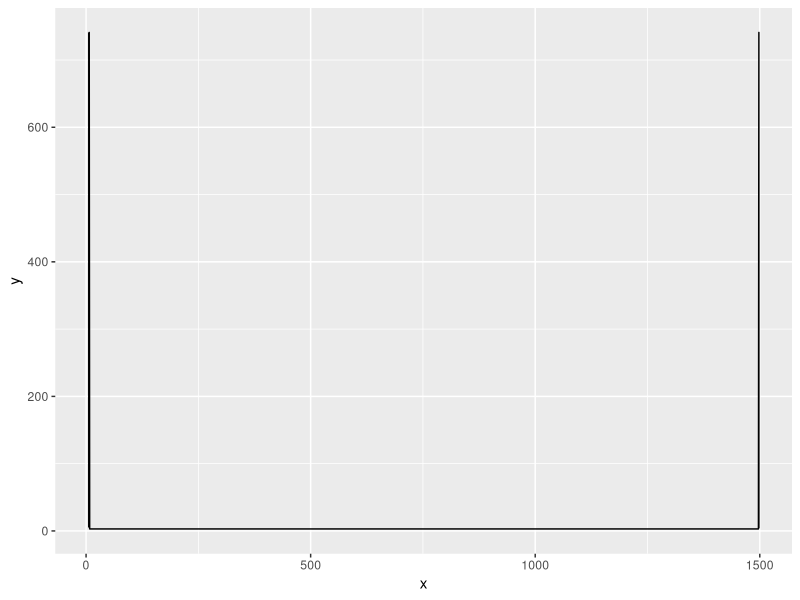
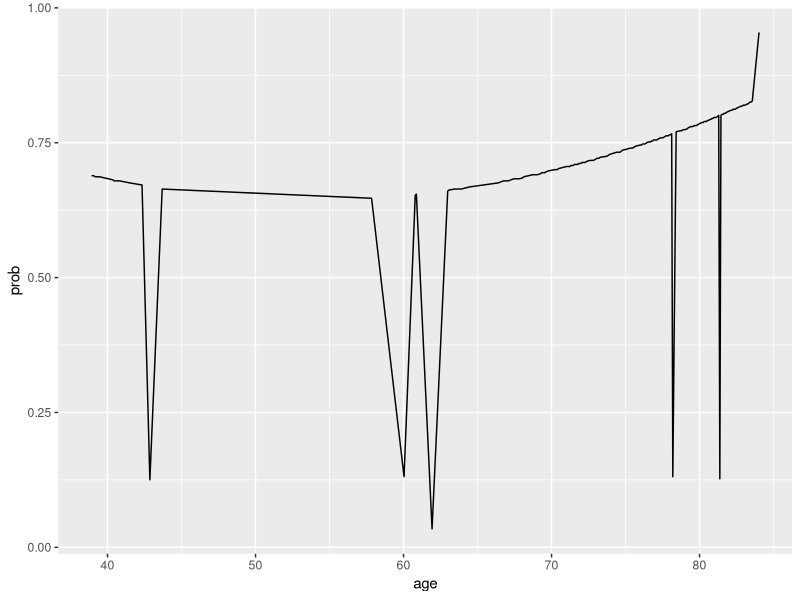
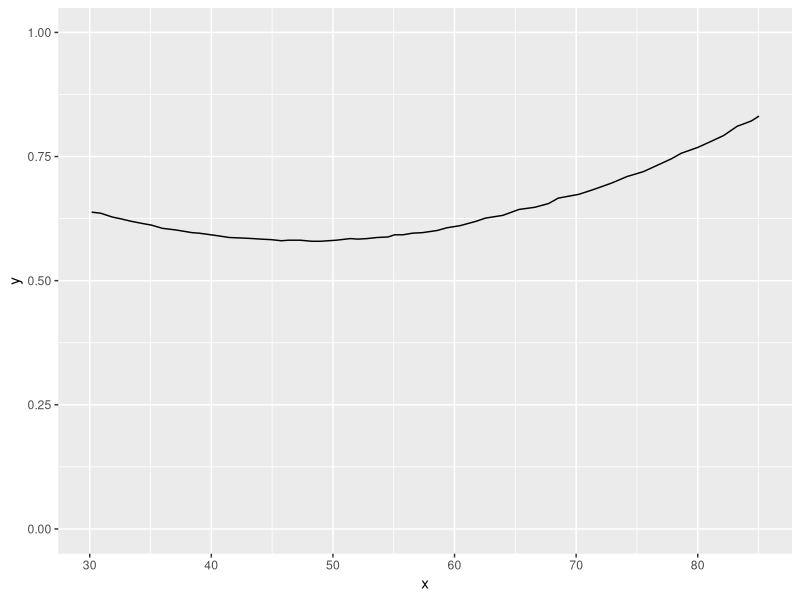
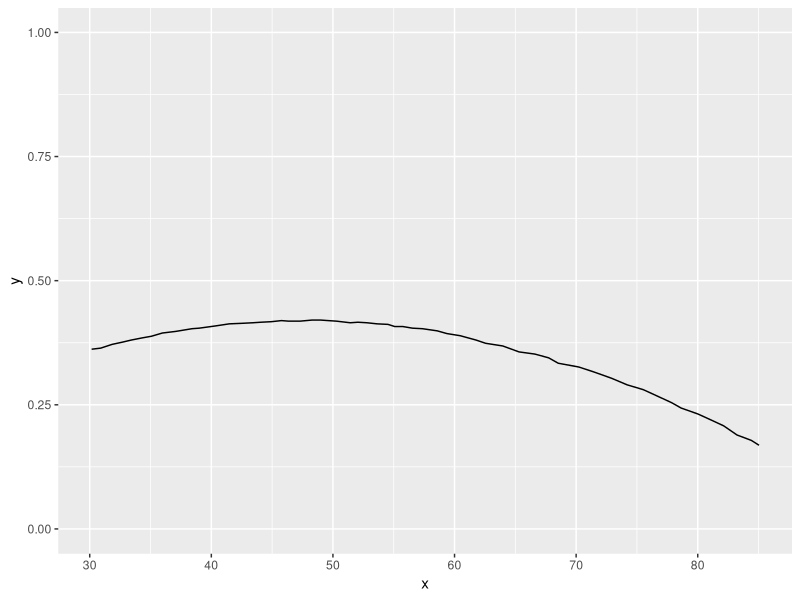
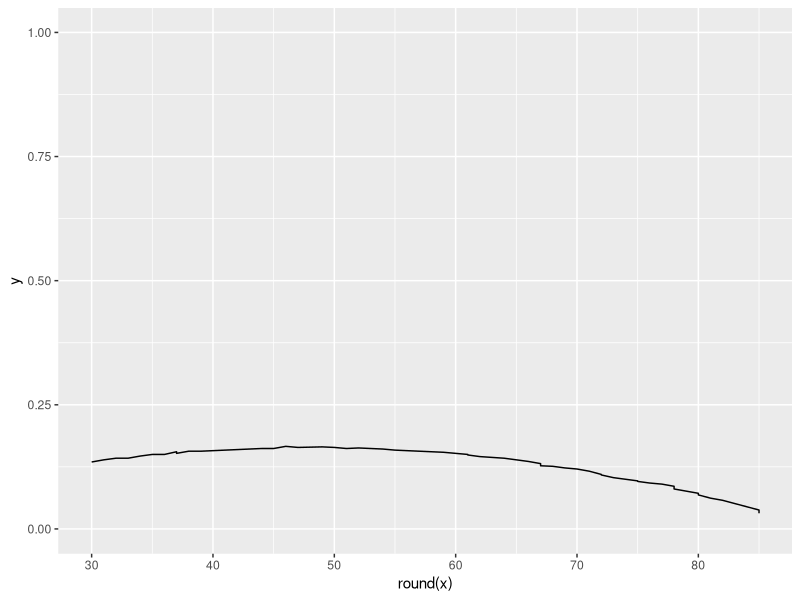

Source code (R) for these figures, in order: (Note: this script raises an error after producing the figures.)
require(tidyverse)
tibble::tribble(
  ~x,    ~y,  
  8L,    3L,  
  6L,    5L,  
  6L,    740L,
  7L,    741L,
  1498L, 741L,
  1498L, 4L,  
  1497L, 3L
) |> 
  ggplot2::ggplot(
    aes(
      x = x, 
      y = y
    )
  ) +
  geom_line()

test_age_df <- 
  tibble::tribble(
    ~index, ~age,               ~grey,                ~orange,             ~blue,              
    118L,   38.92709766162311,  0.6869070208728653,   0.3111954459203036,  0.6888045540796964, 
    120L,   39.078404401650616, 0.6869070208728653,   0.3092979127134725,  0.6888045540796964, 
    121L,   39.15405777166438,  0.12333965844402277,  0.3111954459203036,  0.6869070208728653, 
    125L,   39.45667125,        0.6850094876660342,   0.681214421,         0.6869070208728653, 
    137L,   40.36451169188446,  0.6793168880455408,   0.31309297912713474, 0.681214421,        
    138L,   40.44016506189821,  0.20872865275142316,  0.31499051233396586, 0.6793168880455408, 
    143L,   40.81843191196699,  0.6774193548387096,   0.6736242884250474,  0.6793168880455408, 
    152L,   41.49931224209078,  0.6736242884250474,   0.6698292220113852,  0.6755218216318786, 
    163L,   42.33149931224209,  0.6698292220113852,   0.6660341555977229,  0.6717267552182163, 
    170L,   42.86107290233838,  0.14990512333965844,  0.6641366223908919,  0.1252371916508539, 
    181L,   43.693259972489685, 0.3187855787476281,   0.6622390891840607,  0.6641366223908919, 
    368L,   57.84044017,        0.6470588235294118,   0.32827324478178366, 0.6470588235294118, 
    397L,   60.034387895460796, 0.13282732447817835,  0.6489563567362429,  0.13092979127134724,
    407L,   60.79092159559835,  0.12144212523719165,  0.32637571157495254, 0.6527514231499051, 
    408L,   60.86657497,        0.6527514231499051,   0.32447817836812143, 0.6546489563567363, 
    422L,   61.92572214580468,  0.20872865275142316,  0.6546489563567363,  0.034155598,        
    436L,   62.98486932599725,  0.051233396584440226, 0.3225806451612903,  0.6603415559772297, 
    437L,   63.060522696011006, 0.6603415559772297,   0.3206831119544592,  0.6622390891840607, 
    442L,   63.43878954607978,  0.6622390891840607,   0.6584440227703985,  0.6641366223908919, 
    448L,   63.89270976616231,  0.15180265654648956,  0.6622390891840607,  0.6641366223908919, 
    455L,   64.42228335625859,  0.20683111954459202,  0.6622390891840607,  0.6679316888045541, 
    481L,   66.38927097661623,  0.3092979127134725,   0.6736242884250474,  0.6755218216318786, 
    486L,   66.76753782668501,  0.6774193548387096,   0.3111954459203036,  0.6793168880455408, 
    490L,   67.07015130674003,  0.20872865275142316,  0.6774193548387096,  0.6793168880455408, 
    495L,   67.44841816,        0.681214421,          0.3111954459203036,  0.683111954,        
    500L,   67.82668500687758,  0.20683111954459202,  0.681214421,         0.683111954,        
    503L,   68.05364511691884,  0.14041745730550284,  0.30740037950664134, 0.6850094876660342, 
    504L,   68.12929849,        0.6850094876660342,   0.681214421,         0.6869070208728653, 
    512L,   68.73452544704264,  0.6888045540796964,   0.30740037950664134, 0.6907020872865275, 
    516L,   69.03713892709766,  0.15180265654648956,  0.6888045540796964,  0.6907020872865275, 
    519L,   69.26409903713892,  0.6907020872865275,   0.3036053130929791,  0.6925996204933587, 
    520L,   69.33975240715269,  0.6925996204933587,   0.6888045540796964,  0.6944971537001897, 
    523L,   69.56671251719395,  0.2998102466793169,   0.6907020872865275,  0.6944971537001897, 
    524L,   69.64236589,        0.6944971537001897,   0.6925996204933587,  0.6963946869070209, 
    527L,   69.86932599724898,  0.6963946869070209,   0.3036053130929791,  0.69829222,         
    532L,   70.24759284731775,  0.69829222,           0.6963946869070209,  0.7001897533206831, 
    534L,   70.39889958734526,  0.69829222,           0.2998102466793169,  0.7001897533206831, 
    535L,   70.47455295735901,  0.7001897533206831,   0.6963946869070209,  0.7020872865275142, 
    542L,   71.00412655,        0.7039848197343453,   0.7001897533206831,  0.7058823529411765, 
    545L,   71.23108665749656,  0.20683111954459202,  0.7020872865275142,  0.7058823529411765, 
    546L,   71.30674002751032,  0.7058823529411765,   0.7039848197343453,  0.7077798861480076, 
    548L,   71.45804676753784,  0.7058823529411765,   0.29601518026565465, 0.7077798861480076, 
    549L,   71.53370013755159,  0.7077798861480076,   0.7039848197343453,  0.7096774193548387, 
    552L,   71.76066024759285,  0.2922201138519924,   0.7058823529411765,  0.7096774193548387, 
    553L,   71.83631362,        0.7096774193548387,   0.7077798861480076,  0.7115749525616698, 
    555L,   71.98762035763411,  0.7096774193548387,   0.29601518026565465, 0.7115749525616698, 
    556L,   72.06327372764787,  0.7115749525616698,   0.29411764705882354, 0.713472486,        
    559L,   72.29023383768913,  0.12333965844402277,  0.7096774193548387,  0.713472486,        
    560L,   72.36588720770288,  0.713472486,          0.29411764705882354, 0.715370019,        
    563L,   72.59284731774416,  0.715370019,          0.7115749525616698,  0.7172675521821632, 
    566L,   72.81980742778542,  0.15370018975332067,  0.715370019,         0.7172675521821632, 
    568L,   72.97111416781293,  0.7172675521821632,   0.2922201138519924,  0.7191650853889943, 
    569L,   73.04676754,        0.7191650853889943,   0.2903225806451613,  0.7210626185958254, 
    571L,   73.19807428,        0.12333965844402277,  0.7172675521821632,  0.7210626185958254, 
    572L,   73.27372764786796,  0.7210626185958254,   0.2903225806451613,  0.7229601518026565, 
    578L,   73.72764786795048,  0.2846299810246679,   0.7229601518026565,  0.7248576850094877, 
    581L,   73.95460797799174,  0.7267552182163188,   0.2884250474383302,  0.7286527514231499, 
    584L,   74.18156808803302,  0.7286527514231499,   0.286527514,         0.7305502846299811, 
    587L,   74.40852819807428,  0.7305502846299811,   0.7267552182163188,  0.7324478178368121, 
    590L,   74.63548830811555,  0.20683111954459202,  0.7305502846299811,  0.7324478178368121, 
    592L,   74.78679504814306,  0.7343453510436433,   0.2846299810246679,  0.7362428842504743, 
    596L,   75.08940852819808,  0.7362428842504743,   0.7343453510436433,  0.7381404174573055, 
    599L,   75.31636863823934,  0.7381404174573055,   0.7362428842504743,  0.7400379506641366, 
    601L,   75.46767537826685,  0.27703984819734345,  0.7381404174573055,  0.7400379506641366, 
    604L,   75.69463548830811,  0.7419354838709677,   0.2808349146110057,  0.7438330170777988, 
    608L,   75.99724896836314,  0.7438330170777988,   0.27893738140417457, 0.74573055,         
    609L,   76.07290233837689,  0.7438330170777988,   0.27703984819734345, 0.74573055,         
    610L,   76.14855570839065,  0.74573055,           0.7419354838709677,  0.7476280834914611, 
    612L,   76.29986244841817,  0.2732447817836812,   0.74573055,          0.7476280834914611, 
    615L,   76.52682255845943,  0.7495256166982922,   0.27703984819734345, 0.7514231499051234, 
    617L,   76.67812929848694,  0.12903225806451613,  0.7476280834914611,  0.7514231499051234, 
    618L,   76.75378266850069,  0.7514231499051234,   0.27514231499051234, 0.7533206831119544, 
    619L,   76.82943603851444,  0.7514231499051234,   0.2732447817836812,  0.7533206831119544, 
    620L,   76.90508941,        0.7533206831119544,   0.7495256166982922,  0.7552182163187856, 
    623L,   77.13204951856946,  0.20872865275142316,  0.2732447817836812,  0.7552182163187856, 
    624L,   77.20770288858321,  0.7552182163187856,   0.2713472485768501,  0.7571157495256167, 
    626L,   77.35900962861072,  0.7571157495256167,   0.7533206831119544,  0.7590132827324478, 
    628L,   77.51031636863824,  0.14990512333965844,  0.269449715,         0.7590132827324478, 
    631L,   77.73727648,        0.7609108159392789,   0.7590132827324478,  0.7628083491461101, 
    633L,   77.88858321870703,  0.14041745730550284,  0.7609108159392789,  0.7628083491461101, 
    634L,   77.96423658872078,  0.7628083491461101,   0.269449715,         0.7647058823529411, 
    635L,   78.03988995873453,  0.2656546489563567,   0.2675521821631879,  0.7647058823529411, 
    636L,   78.11554332874829,  0.7647058823529411,   0.7628083491461101,  0.7666034155597723, 
    637L,   78.19119669876204,  0.13282732447817835,  0.7628083491461101,  0.13092979127134724,
    640L,   78.41815681,        0.7685009487666035,   0.7647058823529411,  0.7703984819734345, 
    644L,   78.72077028885832,  0.7703984819734345,   0.2656546489563567,  0.7722960151802657, 
    645L,   78.79642365887207,  0.2618595825426945,   0.2637571157495256,  0.7722960151802657, 
    646L,   78.87207702888583,  0.7722960151802657,   0.7703984819734345,  0.7741935483870968, 
    648L,   79.02338376891335,  0.20872865275142316,  0.2618595825426945,  0.7741935483870968, 
    650L,   79.17469050894086,  0.25806451612903225,  0.7722960151802657,  0.7760910815939279, 
    651L,   79.25034387895461,  0.7760910815939279,   0.7741935483870968,  0.777988615,        
    653L,   79.40165061898212,  0.777988615,          0.7760910815939279,  0.7798861480075902, 
    655L,   79.55295735900964,  0.25806451612903225,  0.25996204933586337, 0.7798861480075902, 
    656L,   79.62861072902339,  0.7798861480075902,   0.25996204933586337, 0.7817836812144212, 
    658L,   79.77991747,        0.25426945,           0.7798861480075902,  0.7817836812144212, 
    661L,   80.00687757909216,  0.7836812144212524,   0.7817836812144212,  0.7855787476280834, 
    663L,   80.15818431911967,  0.7855787476280834,   0.25806451612903225, 0.7874762808349146, 
    664L,   80.23383768913342,  0.7855787476280834,   0.25616698292220114, 0.7874762808349146, 
    665L,   80.30949105914718,  0.7874762808349146,   0.7836812144212524,  0.7893738140417458, 
    667L,   80.46079779917468,  0.2523719165085389,   0.25426945,          0.7893738140417458, 
    668L,   80.53645116918844,  0.7893738140417458,   0.7874762808349146,  0.7912713472485768, 
    669L,   80.61210453920219,  0.7893738140417458,   0.7874762808349146,  0.7912713472485768, 
    670L,   80.68775790921596,  0.7912713472485768,   0.7893738140417458,  0.79316888,         
    671L,   80.76341127922971,  0.12144212523719165,  0.7893738140417458,  0.79316888,         
    672L,   80.83906464924347,  0.79316888,           0.25426945,          0.7950664136622391, 
    673L,   80.91471801925722,  0.79316888,           0.2523719165085389,  0.7950664136622391, 
    674L,   80.99037138927098,  0.7950664136622391,   0.7912713472485768,  0.7969639468690702, 
    676L,   81.14167813,        0.15370018975332067,  0.2504743833017078,  0.7969639468690702, 
    678L,   81.29298487,        0.7988614800759013,   0.7950664136622391,  0.8007590132827325, 
    679L,   81.36863823933976,  0.7988614800759013,   0.7969639468690702,  0.127134725,        
    680L,   81.44429160935351,  0.20872865275142316,  0.7969639468690702,  0.8007590132827325, 
    681L,   81.51994497936727,  0.8007590132827325,   0.2504743833017078,  0.8026565464895635, 
    682L,   81.59559834938102,  0.8007590132827325,   0.24857685009487665, 0.8026565464895635, 
    683L,   81.67125171939477,  0.8026565464895635,   0.24857685009487665, 0.8045540796963947, 
    684L,   81.74690508940853,  0.12333965844402277,  0.24667931688804554, 0.8045540796963947, 
    685L,   81.82255845942228,  0.8045540796963947,   0.8026565464895635,  0.8064516129032258, 
    687L,   81.97386519944979,  0.8064516129032258,   0.8026565464895635,  0.8083491461100569, 
    689L,   82.12517194,        0.8083491461100569,   0.24667931688804554, 0.8102466793168881, 
    690L,   82.20082530949105,  0.8083491461100569,   0.24478178368121442, 0.8102466793168881, 
    691L,   82.27647867950482,  0.8102466793168881,   0.8064516129032258,  0.8121442125237192, 
    693L,   82.42778541953233,  0.20872865275142316,  0.2428842504743833,  0.8121442125237192, 
    694L,   82.50343878954608,  0.8121442125237192,   0.8083491461100569,  0.8140417457305503, 
    696L,   82.65474552957359,  0.8140417457305503,   0.8121442125237192,  0.8159392789373814, 
    698L,   82.80605226960111,  0.8159392789373814,   0.2428842504743833,  0.8178368121442126, 
    699L,   82.88170563961486,  0.8159392789373814,   0.2409867172675522,  0.8178368121442126, 
    700L,   82.95735900962862,  0.8178368121442126,   0.8159392789373814,  0.8197343453510436, 
    702L,   83.10866574965613,  0.20872865275142316,  0.23908918406072105, 0.8197343453510436, 
    703L,   83.18431911966988,  0.8197343453510436,   0.8178368121442126,  0.8216318785578748, 
    704L,   83.25997248968363,  0.8216318785578748,   0.8178368121442126,  0.8216318785578748, 
    706L,   83.41127922971114,  0.8235294117647058,   0.23908918406072105, 0.825426945,        
    707L,   83.4869326,         0.8235294117647058,   0.23719165085388993, 0.825426945,        
    708L,   83.56258596973865,  0.825426945,          0.8216318785578748,  0.8273244781783681, 
    714L,   84.01650618982119,  0.8292220113851992,   0.825426945,         0.9544592030360531
)

test_age_df |> 
  pivot_longer(
    names_to = "cohort",
    values_to = "prob",
    cols = c("grey", "orange", "blue")
  ) |> 
  filter(
    cohort == "blue"
  ) |> 
  ggplot(
    aes(
      x = age, 
      y = prob, 
      group = cohort
    )
  ) +
  geom_line()


prob_fulltime <- 
  tibble::tribble(
  ~x,                 ~y,                
  30.15725518227305,  0.6380434782608696,
  30.90421729807005,  0.6358695652173914,
  31.847748391708365, 0.6282608695652174,
  32.673338098641885, 0.6239130434782609,
  33.42030021443888,  0.6195652173913043,
  34.32451751250893,  0.6152173913043478,
  35.07147962830593,  0.6119565217391304,
  35.97569692637598,  0.6054347826086957,
  37.07648320228735,  0.6021739130434782,
  38.413152251608295, 0.5967391304347827,
  39.00285918513224,  0.5956521739130435,
  40.30021443888492,  0.591304348,       
  41.479628305932806, 0.5869565217391305,
  42.54110078627591,  0.5858695652173913,
  43.406004288777694, 0.5847826086956521,
  44.074338813438175, 0.5836956521739131,
  44.93924231593996,  0.5826086956521739,
  45.76483202287348,  0.5804347826086956,
  46.35453895639743,  0.5815217391304348,
  47.29807005003574,  0.5815217391304348,
  48.280914939242315, 0.5793478260869566,
  48.98856325947105,  0.5793478260869566,
  50.285918513223734, 0.5815217391304348,
  49.61758398856326,  0.5804347826086956,
  51.42601858470336,  0.5847826086956521,
  52.05503931379557,  0.5836956521739131,
  52.802001429592565, 0.5847826086956521,
  53.62759113652609,  0.5869565217391305,
  54.531808434596144, 0.5880434782608696,
  55.75053609721229,  0.592391304,       
  55.082201572551824, 0.592391304,       
  56.536812008577556, 0.5956521739130435,
  57.36240171551108,  0.5967391304347827,
  58.58112937812723,  0.6010869565217392,
  59.367405289492496, 0.6065217391304348,
  60.468191565403856, 0.6108695652173913,
  61.76554681915654,  0.6195652173913043,
  62.55182273,        0.6260869565217392,
  63.96711937097927,  0.6315217391304347,
  65.30378842030021,  0.6434782608695653,
  66.60114367,        0.6478260869565218,
  67.74124374553253,  0.6554347826086957,
  68.52751966,        0.6663043478260869,
  70.21801287,        0.6739130434782609,
  71.43674052894926,  0.683695652,       
  72.93066476054324,  0.6967391304347826,
  74.18870621872767,  0.7097826086956521,
  75.52537527,        0.7195652173913043,
  76.78341672623303,  0.7336956521739131,
  77.84488920657613,  0.7456521739130435,
  78.63116511794138,  0.7565217391304347,
  80.00714796,        0.7684782608695653,
  80.59685489635454,  0.775,             
  82.13009292,        0.7923913043478261,
  83.23087919942816,  0.8108695652173913,
  84.41029306647606,  0.8217391304347826,
  85.03931379556826,  0.8315217391304348
)


ggplot(
  prob_fulltime,
  aes(
    x = x, 
    y = y
  )
) +
  geom_line() +
  expand_limits(
    y = c(0,1)
  )

prob_fulltime |> 
    mutate(y = 1 - y) |> 
      ggplot(
    aes(
      x = x, 
      y = y
    )
  ) +
    geom_line() +
  expand_limits(
    y = c(0,1)
  )


prob_fulltime_corrected_df <- 
  prob_fulltime |> 
    mutate(y = 1 - y) |> 
      ggplot(
    aes(
      x = x, 
      y = y
    )
  ) +
    geom_line() +
  expand_limits(
    y = c(0,1)
  )

prob_no_patient_care <- 
  tibble::tribble(
  ~x,                 ~y,                  
  30.196568977841316, 0.13478260869565217, 
  30.982844889206575, 0.1391304347826087,  
  31.92637598284489,  0.1423913043478261,  
  32.90922087205146,  0.1423913043478261,  
  34.12794853466762,  0.14673913043478262, 
  35.07147962830593,  0.15,                
  35.93638313080772,  0.15,                
  37.273052180128666, 0.15543478260869564, 
  36.72265904217298,  0.15217391304347827, 
  38.25589706933524,  0.1565217391304348,  
  39.08148677626876,  0.1565217391304348,  
  40.025017869907074, 0.15760869565217392, 
  41.04717655468192,  0.15869565217391304, 
  42.030021443888494, 0.15978260869565217, 
  42.81629735525375,  0.16086956521739132, 
  43.68120085775554,  0.16195652173913044, 
  44.821300929235164, 0.16195652173913044, 
  45.489635453895644, 0.16195652173913044, 
  46.47248034310222,  0.16630434782608697, 
  47.455325232308795, 0.1641304347826087,  
  48.71336669049321,  0.16521739130434782, 
  50.08934953538242,  0.1641304347826087,  
  51.26876340243031,  0.16195652173913044, 
  52.251608291636884, 0.16304347826086957, 
  53.50964974982131,  0.16086956521739132, 
  55.00357398,        0.15869565217391304, 
  56.37955682630451,  0.15760869565217392, 
  57.48034310221587,  0.1565217391304348,  
  58.58112937812723,  0.15434782608695652, 
  59.52466047176554,  0.15217391304347827, 
  60.54681915654039,  0.15,                
  61.41172265904217,  0.14891304347826087, 
  62.473195139385275, 0.14565217391304347, 
  63.69192280200143,  0.1423913043478261,  
  64.51751250893496,  0.1391304347826087,  
  65.53967119,        0.1358695652173913,  
  66.52251608291637,  0.13152173913043477, 
  67.34810579,        0.12717391304347828, 
  68.33095067905647,  0.12608695652173912, 
  69.19585418155826,  0.12282608695652174, 
  69.90350250178699,  0.12065217391304348, 
  70.88634739099356,  0.11630434782608695, 
  71.79056468906361,  0.10978260869565218, 
  72.45889921,        0.10869565217391304, 
  73.20586132952108,  0.10326086956521739, 
  73.87419585418155,  0.1,                 
  74.66047176554682,  0.09673913,          
  75.40743388134382,  0.095652174,         
  76.03645461043602,  0.092391304,         
  76.78341672623303,  0.090217391,         
  77.60900643316654,  0.085869565,         
  78.35596854896355,  0.080434783,         
  78.98498927805576,  0.076086957,         
  79.61401000714797,  0.07173913,          
  80.36097212294496,  0.068478261,         
  81.18656182987849,  0.061956522,         
  81.97283774124375,  0.057608695652173914,
  82.83774124374554,  0.051086956521739134,
  83.82058613295212,  0.044565217,         
  84.60686204431738,  0.038043478,         
  85.07862759113652,  0.031521739
)

prob_no_patient_care |> 
  ggplot(
    aes(
      x = round(x), 
      y = y
    )
  ) +
  geom_line() +
  expand_limits(y = c(0, 1))

prob_no_patient_care |> 
  pull(x) |> 
  round() |> length()
  table()
85-30


women_fte <- 
  tibble::tribble(
  ~x,                 ~y,                
  30.010937073919255, 0.6500956022944551,
  30.66726165625816,  0.6421287055225263,
  31.37828262438353,  0.635755258,       
  31.870526061137706, 0.6341619254526171,
  32.41746187779101,  0.6277883613542662,
  33.456645137085836, 0.6230082466315129,
  33.456645137085836, 0.6230082466315129,
  34.00357695,        0.621414914,       
  34.55051677039244,  0.6166347992351816,
  35.206841352731345, 0.6166347992351816,
  36.02724708065497,  0.6134480171860062,
  36.68357166299388,  0.6102613518388503,
  37.503977390917505, 0.6086679024632529,
  38.26968673305466,  0.6086679024632529,
  39.41825475214774,  0.6038877877404994,
  40.566822771240815, 0.6022944550669216,
  41.27784373936619,  0.6022944550669216,
  42.15294585307629,  0.6007011223933437,
  43.02803996,        0.6007011223933437,
  43.739060923137075, 0.6038877877404994,
  44.50477026527423,  0.605481237,       
  45.32517599319786,  0.6038877877404994,
  46.36435925249268,  0.6022944550669216,
  47.13006859462984,  0.6070745697896749,
  48.11455546813819,  0.605481237,       
  48.88027282205003,  0.6070745697896749,
  49.91944806957017,  0.6086679024632529,
  50.411691506324345, 0.6134480171860062,
  51.17740886,        0.6166347992351816,
  52.10719934795807,  0.619821581,       
  53.14638261,        0.6261950286806883,
  53.96678833517653,  0.6309751434034416,
  54.84188243711194,  0.635755258,       
  55.388822259652585, 0.6405353728489483,
  55.935762082193236, 0.6469088202452796,
  56.64677503854392,  0.6532823843436305,
  57.46718076646755,  0.6596558317399618,
  58.17820173459292,  0.666029279,       
  58.88922270271829,  0.6676227285118905,
  59.54554729,        0.6755895085817997,
  60.14717548160963,  0.6819630143291407,
  60.69411530415027,  0.6899299111010695,
  61.40512826050096,  0.6978967495219885,
  62.170845614412805, 0.7010834732201542,
  62.82717019675171,  0.7074569789674952,
  63.592879538888866, 0.7154238173884142,
  64.19450774,        0.7217973231357553,
  64.79614394376841,  0.7297641615566742,
  65.39777214032085,  0.7361376673040153,
  65.89001557707502,  0.7441045057249343,
  66.38225901,        0.7488846204476876,
  66.92919883636985,  0.7552581261950286,
  67.53082703292228,  0.7648183556405354,
  67.96837408388998,  0.7727851940614543,
  68.57001029221709,  0.7839388145315487,
  69.11694210298306,  0.7919056529524677,
  69.66388192552371,  0.7998725497243965,
  70.15612536227789,  0.8078393881453154,
  70.81244994461679,  0.8158062265662345,
  71.52347091274217,  0.8269598470363289,
  72.12509911,        0.8365200764818356,
  72.83612007741996,  0.847673697,       
  73.54713303377065,  0.8588272590710145,
  74.31285038768249,  0.8699808795411089,
  74.75039744,        0.8827278326847813,
  75.51610678078737,  0.892288062,       
  76.00835021754153,  0.9018482915757947,
  76.60998642586866,  0.9082217973231357,
  77.21161462242108,  0.9257488651895613,
  77.64916167338879,  0.9321223709369024,
  77.97732396455824,  0.9400892093578215,
  78.36018264151417,  0.9448693240805748,
  78.74304131847009,  0.9560229445506692,
  79.23528475522426,  0.9655831739961759,
  79.56344704639372,  0.9703632887189292,
  80.00099409736143,  0.9799235181644359,
  80.43854114832912,  0.9878903565853548,
  80.82139982528506,  0.9958572533572837
)


ggplot(
  women_fte,
  aes(
    x = round(x), 
    y = 1 -y
  )
) +
geom_line() +
expand_limits(y = c(0, 1))

women_no_fte <- 
  tibble::tribble(
  ~x,                 ~y,                  
  30.065633459705726, 0.21669849519747847, 
  30.61256927635903,  0.2087317151275693,  
  31.05012033321408,  0.20076481835564053, 
  31.597056149867385, 0.1848311415138026,  
  32.14399196652069,  0.17527091206829587, 
  32.472158263577484, 0.1673040152963671,  
  32.80032055474693,  0.15933711852443833, 
  33.347252365512894, 0.14977688907893164, 
  34.00357695,        0.14181010900902247, 
  34.00357695,        0.14181010900902247, 
  34.823982675775426, 0.12428298279158699, 
  34.55051677039244,  0.1338432122370937,  
  35.42561888410254,  0.1147227533460803,  
  36.02724708065497,  0.10356919122699569, 
  36.79295642279213,  0.10197574185139818, 
  37.28519985954631,  0.09082218,          
  37.72275492,        0.084448732,         
  38.21499835904287,  0.08126195,          
  38.54316065021233,  0.076481836,         
  39.144788846764754, 0.070108388,         
  39.58233589773246,  0.066921606,         
  40.183972106059585, 0.065328273,         
  40.67621554281376,  0.057361377,         
  41.22314735357972,  0.04939448,          
  41.77008717612037,  0.046207815,         
  42.15294585307629,  0.043021032504780114,
  42.75457404962872,  0.043021032504780114,
  43.246817486382895, 0.03983425,          
  43.84844568293533,  0.036647585,         
  44.231304359891254, 0.036647585,         
  44.77824418,        0.035054135732851335,
  45.43456876,        0.030274021,         
  46.14558172112149,  0.028680688336520075,
  47.13006859462984,  0.030274021,         
  46.63782515787567,  0.031867470385695505,
  47.62231203138401,  0.030274021,         
  48.33333299950939,  0.030274021,         
  49.153738727433016, 0.031867470385695505,
  49.91944806957017,  0.035054135732851335,
  50.52108427789729,  0.036647585,         
  51.17740886,        0.038240918,         
  51.72434067100215,  0.041427699831202196,
  52.21658410775633,  0.046207815,         
  52.81822031608345,  0.054174595,         
  53.41984851263588,  0.057361377,         
  53.85739556360359,  0.063734824,         
  54.67780129152722,  0.068514939,         
  55.06065996848314,  0.071701721,         
  55.66228816503556,  0.079668618,         
  56.15453160178974,  0.084448732,         
  56.59208666453213,  0.089228847,         
  57.08433010128631,  0.10038240917782026, 
  57.52187715225402,  0.10675585657415153, 
  58.17820173459292,  0.11312942067250238, 
  58.615748785560626, 0.12109620074241156, 
  59.107992222314806, 0.13065643018791825, 
  59.65493204485545,  0.13862332695984703, 
  60.25656024140788,  0.1465902237317758,  
  60.74880367816206,  0.16093056790003585, 
  61.18635874090445,  0.1673040152963671,  
  61.89737169725514,  0.18005102679104923, 
  62.33492675999753,  0.18642447418738048, 
  62.82717019675171,  0.1975780363064651,  
  63.37410200751767,  0.2055449330783939,  
  63.921041830058314, 0.21510516252390058, 
  64.41328527,        0.22466539196940727, 
  64.90552870356666,  0.2390057361376673,  
  65.5071569,         0.2533460803059273,  
  65.94471196286149,  0.2613129770778561,  
  66.38225901,        0.27724665391969405, 
  66.92919883636985,  0.2915869980879541,  
  67.36674588733754,  0.30592734225621415, 
  67.74960456429346,  0.31708090437529873, 
  68.35123276,        0.3330146979191563,  
  68.84347619760008,  0.342574927,         
  69.39041602014072,  0.36010193688007885, 
  69.71857831131018,  0.37125561570118304, 
  70.15612536227789,  0.3855959598694431,  
  70.53898403923381,  0.39356273993935226, 
  70.97653109020152,  0.4063097514340344,  
  71.41407814116923,  0.4238368776514699,  
  72.01571434949633,  0.43499043977055446, 
  72.28918025487931,  0.45092411661239246, 
  72.83612007741996,  0.47004457550340584, 
  73.21897074,        0.481198254,         
  73.71121417935538,  0.5003187132155235,  
  73.98468809651305,  0.5098789426610301,  
  74.42223514748075,  0.5226258374536926,  
  74.75039744,        0.5337795162747968,  
  75.13325611560612,  0.5528999751658102,  
  75.40672202,        0.5640535372848948,  
  75.78958069794503,  0.576800549,         
  76.22712774891272,  0.5991076730177461,  
  76.60998642586866,  0.605481237,         
  77.04753347683635,  0.6293818107298638,  
  77.43039215379228,  0.6421287055225263,  
  77.81324281897352,  0.6532823843436305,  
  78.30548625572769,  0.6771829579573972,  
  78.68834493,        0.6899299111010695,  
  79.18058837,        0.7074569789674952,  
  79.61813542,        0.7249840468339208,  
  79.83691295,        0.7441045057249343,  
  80.16507524294614,  0.753664735,         
  80.49323753,        0.7648183556405354,  
  80.71201506548678,  0.7775653087842077,  
  81.25894687625275,  0.796685768,         
  81.25894687625275,  0.796685768,         
  81.47772440762395,  0.8062459971207278,  
  82.02466423,        0.8285532380609165,  
  82.02466423,        0.8285532380609165,  
  82.35282652133404,  0.8413001912045889,  
  82.68098881,        0.8540471443482612,  
  82.95445471788648,  0.8795411089866156,  
  83.44669815464066,  0.8954748441794634,  
  83.77486045,        0.9177820267686424,  
  84.32180026835076,  0.9432759914069968,  
  83.93894159139484,  0.9305289799123148,  
  84.81404370510492,  0.9576163355752569,  
  84.81404370510492,  0.9576163355752569
)


women_no_fte |> 
  ggplot(
    aes(
      x = x, 
      y = y
    )
  ) +
  geom_line()
